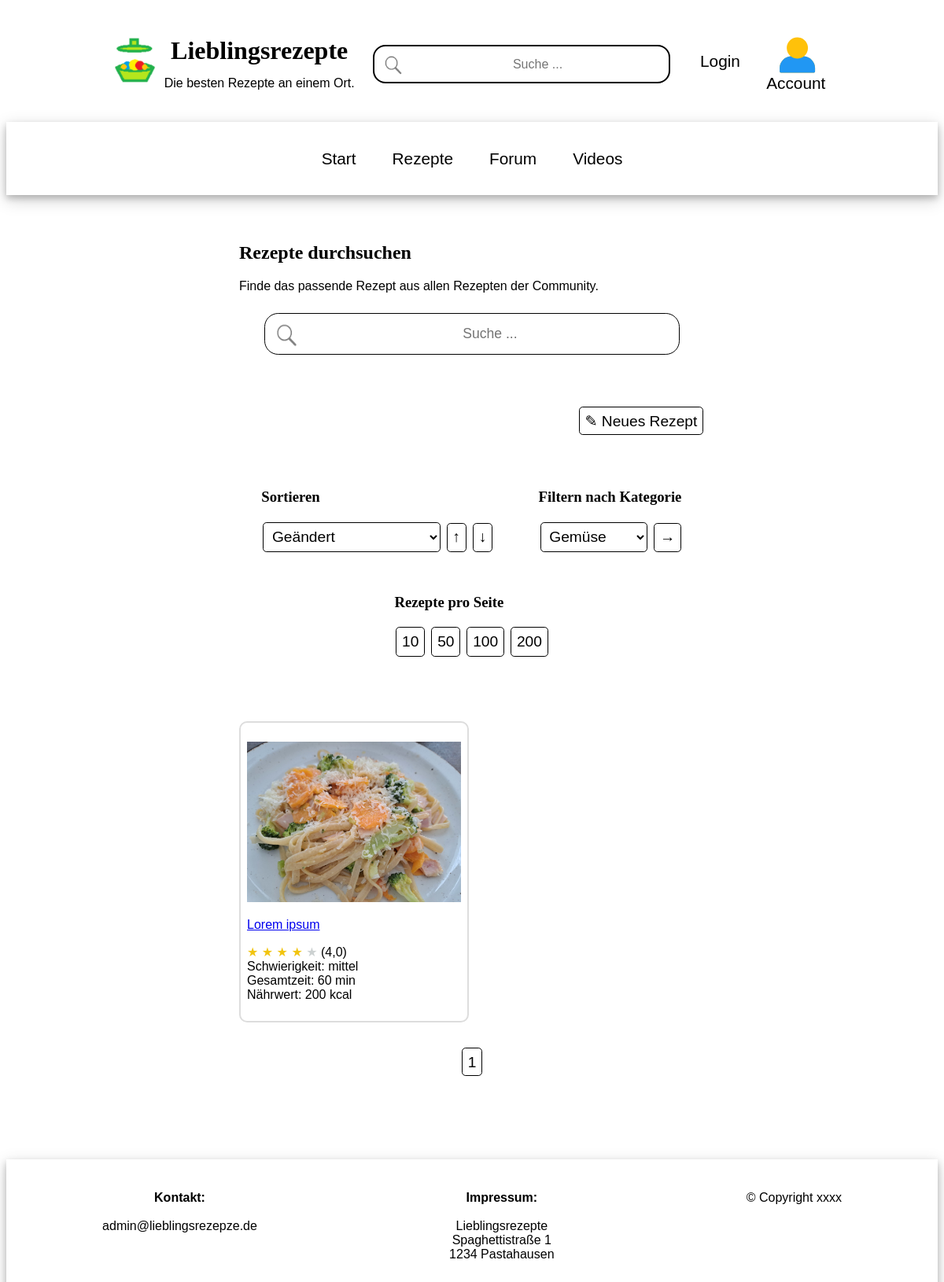
The app's page /recipes/?tpc=7 with its own data.
### recipes_app/models.py (models this page shows, shortened)
class Recipe(models.Model):
    owner = models.ForeignKey(User, on_delete=models.SET_NULL, null=True)
    likes = models.ManyToManyField(User,  blank=True, related_name="likes")
    name = models.CharField(max_length=500)
    updated = models.DateTimeField(auto_now=True)
    created = models.DateTimeField(auto_now_add=True)
    topic = models.ManyToManyField(Topic, blank=True)
    persons = models.IntegerField()
    ingredients = models.TextField(null=True, blank=True)
    steps = models.TextField(null=True, blank=True)
    tips = models.TextField(null=True, blank=True)
    reference = models.TextField(null=True, blank=True)
    nutrients_person = models.FloatField(null=True, blank=True, default=0.0)
    nutrients_table = models.TextField(null=True, blank=True)
    expected_time_total = models.FloatField(null=True, blank=True, default=0.0)
    expected_time_work = models.FloatField(null=True, blank=True, default=0.0)
    expected_time_bake = models.FloatField(null=True, blank=True, default=0.0)
    expected_time_rest = models.FloatField(null=True, blank=True, default=0.0)
    difficulty = models.IntegerField(null=True, blank=True, default=0)
    image_meal = models.ImageField(blank=True, upload_to="recipes")
    rating_mean = models.FloatField(null=True, blank=True, default=0.0)
    rating_count = models.IntegerField(null=True, blank=True, default=0)
    rating_1 = models.IntegerField(null=True, blank=True, default=0)
    rating_2 = models.IntegerField(null=True, blank=True, default=0)
    rating_3 = models.IntegerField(null=True, blank=True, default=0)
    rating_4 = models.IntegerField(null=True, blank=True, default=0)
    rating_5 = models.IntegerField(null=True, blank=True, default=0)
    class Meta:
        ordering = ['-updated', '-created']

### recipes_app/views.py (the view, shortened to what this page needs)
# urls.py: path('recipes/', views.getRecipes),
def recipes(request):
    q = request.GET.get('q') if request.GET.get('q') is not None else None
    pgNr = int(request.GET.get('pgNr')) if request.GET.get('pgNr') is not None else 0
    sortdir = {"Auf": "", "Ab": "-"}[request.GET.get('srtdir')] if request.GET.get('srtdir') is not None else ""
    sortval = request.GET.get('srtval')
    tpc = request.GET.get('tpc') if request.GET.get('tpc') is not None else None
    pgShow = int(request.GET.get('pgShow')) if request.GET.get('pgShow') is not None else 50
    max_recipes = Recipe.objects.count()
    recipes_filter = Recipe.objects.all()
    topics = Topic.objects.all()
    if tpc is not None:
        try:
            recipes_filter = Topic.objects.get(id=int(tpc)).recipe_set.all()
        except (Topic.DoesNotExist, ValueError):
            recipes_filter = Recipe.objects.all()
    recipes_count = recipes_filter.count()
    if sortval is not None:
        recipes_filter = recipes_filter.order_by(sortdir + sortval).distinct()
    page_size = max(min(int(pgShow), 10), 200)
    page_choices = 10
    browser = Pagination(recipes_count, page_size, number_page_choices=page_choices)
    pgNr = browser.valid_page(pgNr)
    num_pages = browser.number_of_pages
    recipes = browser.get_items_for_page(recipes_filter, pgNr)
    browser_context = browser.make_page_browser(pgNr)
    sort_items = [["updated", "Geändert"], ["rating_mean", "Bewertung"], ["persons", "Personen"],
                  ["created", "Erstellt"], ["difficulty", "Schwierigkeitsgrad"],  ["expected_time_total", "Gesamtzeit"],
                  ["nutrients_person", "Nährwert (pro Portion)"]]
    context = {"recipes": recipes,
               "recipes_count": recipes_count, "max_recipes": max_recipes,
               "pgNr": pgNr, "num_pages": num_pages,
               "topics": topics,
               "sort_items": sort_items,
               "diff_lookup": COOKING_DIFFICULTY_LOOKUP}
    context.update(browser_context)
    return render(request, 'recipes_app/recipes.html', context)

### recipes_app/pagination.py (called while the page is built)
    def valid_page(self, page_index: int):
        if self.number_of_pages <= 0:
            return 0
        return min(max(0, page_index), self.number_of_pages - 1)

    def get_items_for_page(self, list_of_items, page_index: int):
        if self.number_of_pages <= 0:
            return []
        return list_of_items[page_index*self.items_per_page:(page_index+1)*self.items_per_page]

### recipes_app/templates/recipes_app/recipes.html (shortened to what this page needs)
{% extends 'main.html' %}
{% block content %}
<div class="main-container">
    <div class="main-middle-column">
        <div class="card">
            <h2>Rezepte durchsuchen</h2>
            <p>Finde das passende Rezept aus allen Rezepten der Community.</p>
            <search>
                <form method="GET" action="{% url 'recipes' %}">
                      <input type="text" name="q" placeholder="Suche ..."
                      />
                </form>
            </search>
        </div>
        <div style="text-align: right;">
             <a href="{% url 'create-recipe' %}" class="button-like">&#9998; Neues Rezept </a>
        </div>
        {% include 'recipes_app/recipes_grid.html' %}
    </div>
</div>
{% endblock content %}

### recipes_app/templates/recipes_app/recipes_grid.html (shortened to what this page needs)
<div class="card">
    <div class="grid-option-container">
        <div class="grid-option">
            <h3>Sortieren</h3>
            <form method="GET" action="{% url 'recipes' %}">
                <select name="srtval" id="srtval">
                    {% for v, n in sort_items %}
                        {% if request.GET.srtval %}
                            {% if request.GET.srtval == v %}
                                <option value="{{v}}" selected>{{n}}</option>
                            {% else %}
                                <option value="{{v}}">{{n}}</option>
                            {% endif %}
                        {% else %}
                            <option value="{{v}}">{{n}}</option>
                        {% endif %}
                    {% endfor %}
                </select>
                <button type="submit" name="srtdir" value="Auf">&uarr;</button>
                    <button type="submit" name="srtdir" value="Ab">&darr;</button>
            </form>
        </div>
         <div class="grid-option">
            <h3>Filtern nach Kategorie</h3>
            <form method="GET" action="{% url 'recipes' %}">
                <select name="tpc" id="tpc" size="1">
                    {% for t in topics %}
                        {% if request.GET.tpc %}
                            {% if t.id|lower == request.GET.tpc %}
                                <option value="{{ t.id }}" selected> {{t.name}} </option>
                            {% else %}
                                <option value="{{ t.id }}" > {{t.name}} </option>
                            {% endif %}
                        {% else %}
                            <option value="{{ t.id }}"> {{t.name}} </option>
                        {% endif %}
                    {% endfor %}
                </select>
                <input type="submit" value="&rarr;" />
            </form>
        </div>
        <div class="grid-option">
            <h3>Rezepte pro Seite</h3>
            <form method="GET" action="{% url 'recipes' %}">
                <button type="submit" value="10" name="pgShow">10</button>
                <button type="submit" value="50" name="pgShow">50</button>
                <button type="submit" value="50" name="pgShow">100</button>
                <button type="submit" value="200" name="pgShow">200</button>
            </form>
        </div>
    </div>
</div>
<div class="grid-container">
    {% for recipe in recipes %}
        <div class="grid-item">
            <p>
                {% if recipe.image_meal %}
                <a href="{% url 'recipe' recipe.id %}"><img src="{{ recipe.image_meal.url }}" style="width: 100%; height: 100%;" ></a>
                {% endif %}
            </p>
            <a href="{% url 'recipe' recipe.id %}">{{recipe.name}}</a>
            <p>
                {% if recipe.rating_mean %}
                    {% for i in '12345'|make_list  %}
                        {% if i|add:"0" <= recipe.rating_mean %}
                            <span style='color:#f1c40f'>&#9733;</span>
                        {% else %}
                            <span style='color:#ccd1d1'>&#9733;</span>
                        {% endif %}
                    {% endfor %}
                {% else %}
                    <span style='color:#ccd1d1'>&#9733; &#9733; &#9733; &#9733; &#9733;</span>
                {% endif %}
                ({{ recipe.rating_mean|default_if_none:"-" }}) <br>
                Schwierigkeit:
                {% if recipe.difficulty in diff_lookup %}
                    {% for key, value in diff_lookup.items %}
                    {% if key == recipe.difficulty %}
                        {{value}}
                    {% endif %}
                    {% endfor %}
                {% else %}
                    Grad {{ recipe.difficulty|default_if_none:"-" }}
                {% endif%}
                <br>
                Gesamtzeit: {{ recipe.expected_time_total|floatformat:"0" }} min <br>
                {% if  recipe.nutrients_person %}
                    Nährwert: {{ recipe.nutrients_person|floatformat:"0" }} kcal
                {% else %}
                    Nährwert: - kcal
                {% endif%}
            </p>
        </div>
    {% endfor %}
</div>
<div class="card">
    <div class="grid-option" style="text-align:center;">
    <form method="GET" action="{% url 'recipes' %}">
        <span class="button-display">{{page_browser_current_index|add:"1"}}<span>
    </form>
    </div>
</div>

### static/styles/main.css (style rules this page uses)
* { box-sizing: border-box; }
body { font-family: Verdana, sans-serif; font-size: 16px; background-color: white; }
h1, h2, h3, h4, h5, h6 { font-family: Georgia, serif; }
.main-container { display: flex; justify-content: center; width: 100%; clear: after; margin-top: 1.25em; }
.main-middle-column { width: 50%; max-width: 170em; }
.card { box-sizing: border-box; background-color: white; border-radius: 10px; border-style: none; margin-top: 2.5em; margin-bottom: 4em; }
.card search { text-align: center; }
.card search input[type=text] { box-sizing: border-box; display: inline-block; vertical-align: middle; font-size: 1.1em; width: 30em; max-width: 100%; height: 3em; border-style: solid; border-radius: 1em 1em 1em 1em; border-width: 0.1em; border-color: black; text-align: center; padding: 0.4em 0.4em 0.4em 3em; margin: 0.5em; background-image: url('/static/icons/searchicon.png'); background-position: 0.7em 0.7em; background-repeat: no-repeat; background-size: 1.75em 1.75em; }
.grid-container { display: grid; grid-template-columns: repeat(auto-fill, minmax(min(200px, 100%), 1fr)); gap: 0.5em; background-color: white; margin-top: 1em; margin-bottom: 1em; }
.grid-item { background-color: white; padding: 0.5em; border-radius: 10px; border-style: solid; border-width: 0.15em; border-color: #ddd; }
.grid-option-container { display: flex; justify-content: space-around; flex-flow: row wrap; width: 100%; }
.grid-option { margin: 1em; }
button, input[type=submit], input[type=number], input[type=text], select, .button-like, .button-display { background-color: white; padding: 0.35em; border: solid; font-size: 1.2em; border-width: 0.1em; border-radius: 0.25em; margin: 0.1em; border-color: black; text-decoration: none; color: blacK; }

### records on screen
Recipe: image_meal (picture), name "Lorem ipsum", rating_mean "4,0", diff_lookup "mittel", expected_time_total "60", nutrients_person "200"

### other values on screen
{{ page_browser_current_index|add:"1" }} "1"
form field srtval "Geändert"
form field tpc "Gemüse"
